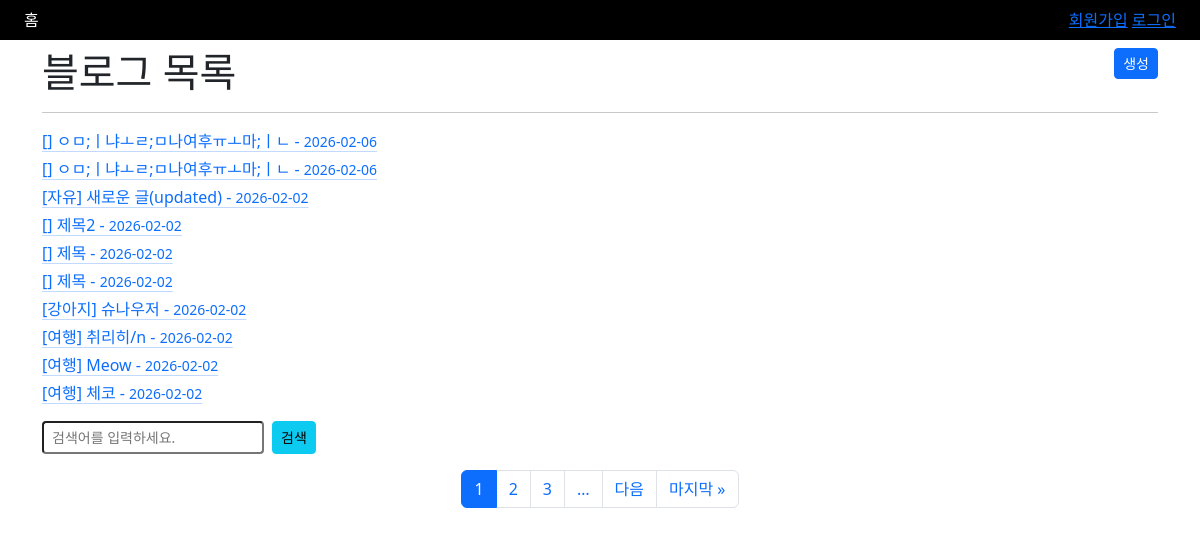
Before: / with the older database file.
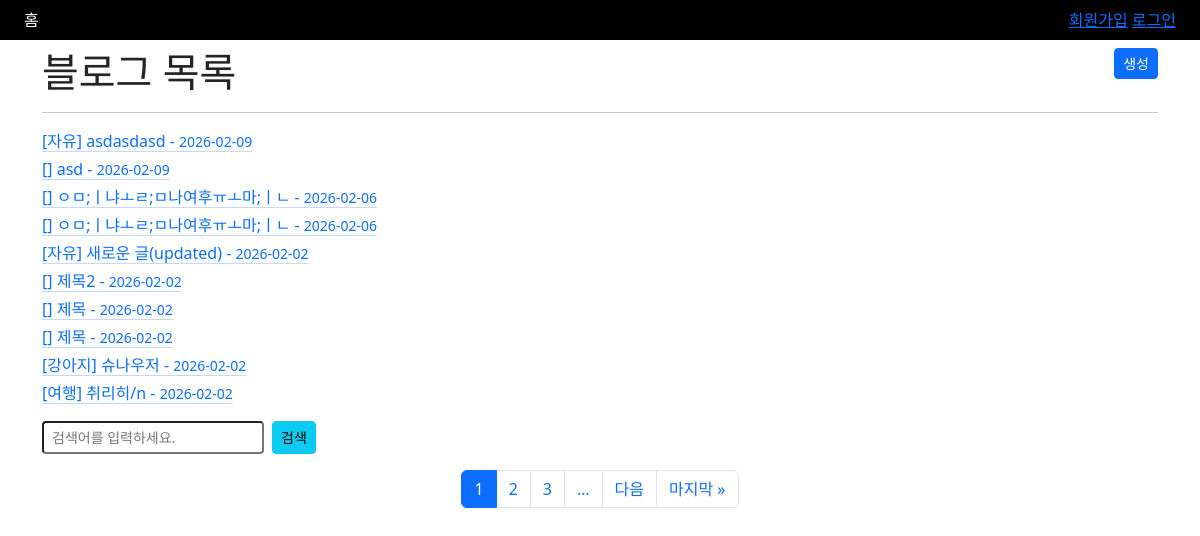
After: the same page with the newer database file.
### blog/models.py (models this page shows, shortened)
class Blog(TimestampModel):
    CATEGORY_CHOICES = (
        ('free','자유'),
        ('travel', '여행'),
        ('cat', '고양이'),
        ('dog', '강아지'),
    )
    category = models.CharField('카테고리', max_length=10, choices=CATEGORY_CHOICES, default='free')
    title = models.CharField('제목', max_length=100)
    content = models.TextField('본문')
    author = models.ForeignKey(User, on_delete=models.CASCADE)
    image = models.ImageField('이미지', null=True, blank=True, upload_to='blog/%y/%m/%d')
    thumbnail = models.ImageField('썸네일', null= True, blank=True, upload_to='blog/%y/%m/%d/thumbnail')
    class Meta:
        verbose_name = '블로그'
        verbose_name_plural = '블로그 목록'

### blog/cb_views.py (the view)
# urls.py: path('', cb_views.BlogListView.as_view(), name='list'),
class BlogListView(ListView):
    queryset = Blog.objects.all()
    template_name = 'blog_list.html'
    paginate_by = 10
    ordering = ('-created_at',)
    def get_queryset(self):
        queryset = super().get_queryset()
        q = self.request.GET.get('q')
        if q:
            queryset = queryset.filter(Q(title__icontains=q) | Q(content__icontains=q))
        return queryset

### templates/blog/blog_list.html (shortened to what this page needs)
{% extends 'base.html' %}
{% block content %}
  <div class="mt-2">
    <h1 class="d-inline">블로그 목록</h1>
    <a href="{% url 'blog:create' %}" class="float-end btn btn-sm btn-primary">생성</a>
  </div>
  <hr>
  {% for blog in object_list %}
    <div class="my-1">
      <a href="{% url 'blog:detail' blog.pk %}" class="link-primary link-offset-2 link-underline-opacity-25 link-underline-opacity-100-hover row">
            <span class="col-10">
                [{{ blog.get_category_display }}] {{ blog.title }} - <small>{{ blog.created_at | date:"Y-m-d" }} </small>
            </span>
      </a>
    </div>
  {% endfor %}
  <form method="get" class="my-3 d-flex">
    <input class="form-control-sm" name="q" type="text" placeholder="검색어를 입력하세요." value="{% if request.GET.q %}{{ request.GET.q }}{% endif %}">
    <button class="btn btn-sm btn-info ms-2">검색</button>
  </form>
    {% include 'pagination.html' %}
{% endblock %}

Changed rows visible on the page:
no longer on this page (row unchanged): Blog: category "여행", title "Meow", created_at "2026-02-02"
no longer on this page (row unchanged): Blog: category "여행", title "체코", created_at "2026-02-02"
added Blog: category "자유", title "asdasdasd", created_at "2026-02-09"
added Blog: title "asd", created_at "2026-02-09"
